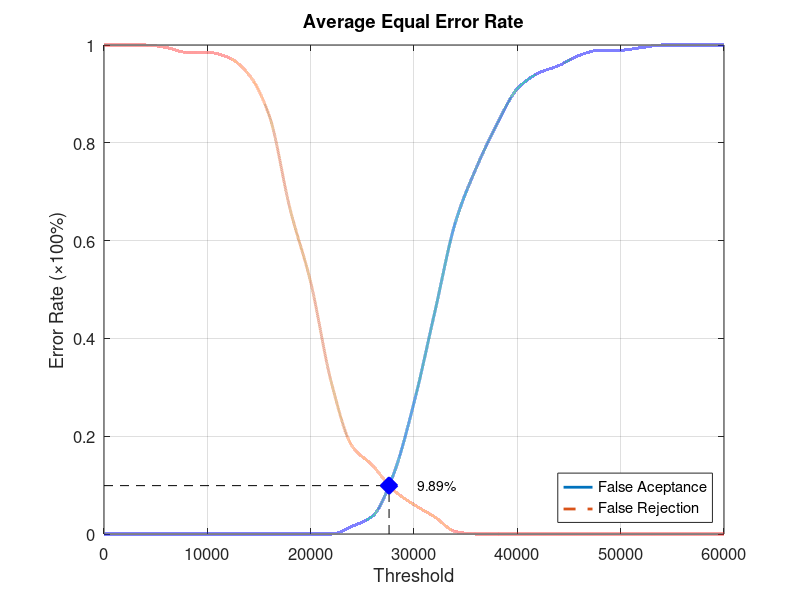
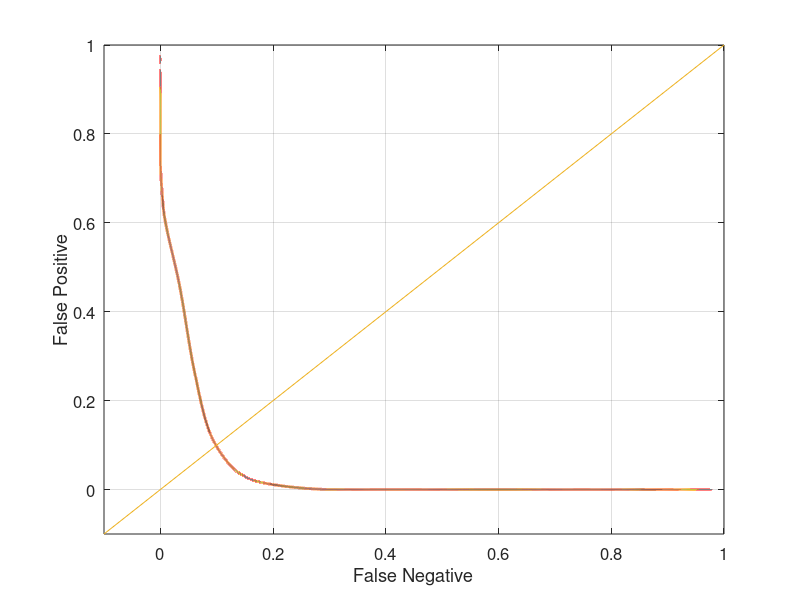

The MATLAB script that drew these images, in order:
function yEER = Database4_2
close all;
clear;
clc;
x = 0:2000:60000;
xq = 0:0.5:60000;

y0 = [0 0 0 0 0 0 0 0 0 0 0 0 0.0157895 0.0368421 0.121053 0.268421 0.452632 0.636842 0.747368 0.836842 0.910526 0.942105 0.957895 0.978947 0.989474 0.989474 0.994737 1 1 1 1];
yy0 = interp1(x, y0, xq, 'pchip');
y1 = [1 1 1 0.995 0.985 0.985 0.975 0.94 0.855 0.665 0.515 0.31 0.18 0.14 0.09 0.06 0.035 0.005 0 0 0 0 0 0 0 0 0 0 0 0 0];
yy1 = interp1(x, y1, xq, 'pchip');

% Calculating EER: 
y2 = abs(y0 - y1);
find(y2 == min(y2))
yy2 = abs(yy0 - yy1);
xEER = find(yy2 == min(yy2));
xEERIndex = xq(xEER) % X-axis EER
yEER = yy0(xEER) % Y-axis EER

main = figure
plot(xq, yy0,'-','LineWidth', 2);	hold on
plot(xq, yy1,'--','LineWidth', 2);	hold on
plot([xEERIndex xEERIndex], [0 yEER], 'k--');	hold on
plot([0 xEERIndex], [yEER yEER], 'k--');	hold on
plot(xEERIndex, yEER, 'bx', 'LineWidth', 10);	hold on
text(xEERIndex + 10 * xEERIndex / 100, yEER, [num2str(round((10000 * yEER)) / 100) '%'])
legend('False Aceptance', 'False Rejection', 'Location', 'SouthEast')
xlabel('Threshold')
ylabel('Error Rate (\times100%)')
title('Average Equal Error Rate')
set(gca, 'FontSize', 12)
axis([0 60000 0 1])
grid on

print(main, 'Database4_2Main', '-dpng');
FNRxFPR = figure('Color', [1 1 1]);
plot(yy1, yy0, '-', yy1, yy0, 'LineWidth', 2);
hold on
y = -0.1:0.1:1
plot(y, y); 
set(gca, 'FontSize', 12)
xlabel('False Negative')
ylabel('False Positive')
axis([-0.1 1 -0.1 1])
set(gca, 'FontSize', 12)
grid on

print(FNRxFPR, 'Database4_2FNRxFPR','-dpng');
end
